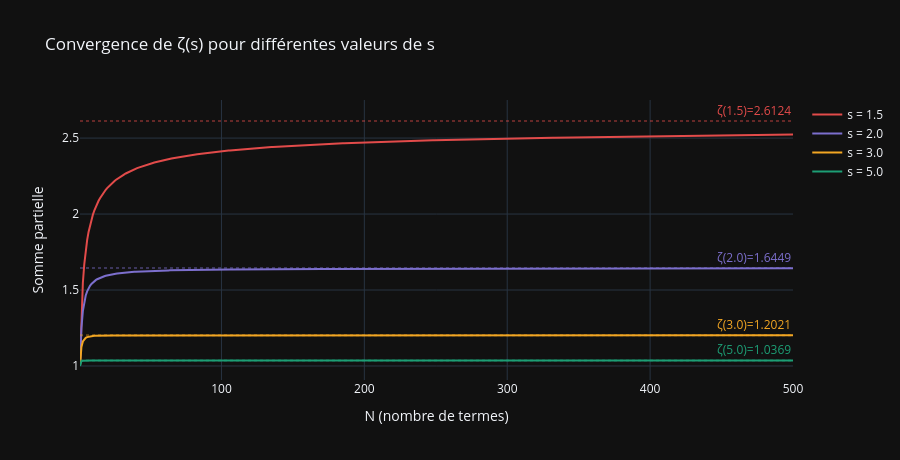

The notebook cell saved with this chart:
### Markdown cell above
## Généralisation : ζ(s) pour tout s réel > 1

$$\zeta(s) = \sum_{n=1}^{\infty} \frac{1}{n^s}$$

On generalise : au lieu de fixer $s=2$, on passe $s$ en paramètre.  
Plus $s$ est grand, plus les termes $1/n^s$ décroissent vite → convergence rapide.  
Plus $s$ est proche de 1, plus la convergence est lente.

### Code cell
def zeta_partial_sum(s, N):
    """Somme partielle de ζ(s) = Σ 1/n^s pour n de 1 à N."""
    n = np.arange(1, N + 1, dtype=float)
    return np.cumsum(1.0 / n**s)  # cumsum : on garde l'historique terme par terme

# Test sur quelques valeurs
N_MAX = 500
ns    = np.arange(1, N_MAX + 1)

s_values = [1.5, 2.0, 3.0, 5.0]
colors   = [COLOR_DANGER, COLOR_MAIN, COLOR_ACCENT, "#1D9E75"]

fig = go.Figure()

for s, color in zip(s_values, colors):
    cumsum = zeta_partial_sum(s, N_MAX)
    exact  = float(scipy_zeta(s))

    fig.add_trace(go.Scatter(
        x=ns, y=cumsum,
        name=f"s = {s}",
        line=dict(color=color, width=2),
        hovertemplate=f"N=%{{x}}<br>ζ({s})≈%{{y:.5f}}<extra></extra>"
    ))
    fig.add_hline(y=exact, line_dash="dot", line_color=color, opacity=0.4,
                  annotation_text=f"ζ({s})={exact:.4f}",
                  annotation_font_color=color)

fig.update_layout(
    template=TEMPLATE,
    title="Convergence de ζ(s) pour différentes valeurs de s",
    xaxis_title="N (nombre de termes)",
    yaxis_title="Somme partielle",
    height=460,
    hovermode="x unified"
)
fig.show()

### Figure 1 — Plotly figure (JSON) as saved in the notebook; plotly's stock layout.template omitted (floating-point values rounded to 4 significant figures; data arrays with more than 128 entries replaced by an {"elided": "..."} marker saying what was removed)
{"data": [{"hovertemplate": "N=%{x}<br>ζ(1.5)≈%{y:.5f}<extra></extra>", "line": {"color": "#E24B4A", "width": 2}, "name": "s = 1.5", "type": "scatter", "x": {"elided": "500 int values"}, "y": {"elided": "500 float values"}}, {"hovertemplate": "N=%{x}<br>ζ(2.0)≈%{y:.5f}<extra></extra>", "line": {"color": "#7C6FCD", "width": 2}, "name": "s = 2.0", "type": "scatter", "x": {"elided": "500 int values"}, "y": {"elided": "500 float values"}}, {"hovertemplate": "N=%{x}<br>ζ(3.0)≈%{y:.5f}<extra></extra>", "line": {"color": "#F2A623", "width": 2}, "name": "s = 3.0", "type": "scatter", "x": {"elided": "500 int values"}, "y": {"elided": "500 float values"}}, {"hovertemplate": "N=%{x}<br>ζ(5.0)≈%{y:.5f}<extra></extra>", "line": {"color": "#1D9E75", "width": 2}, "name": "s = 5.0", "type": "scatter", "x": {"elided": "500 int values"}, "y": {"elided": "500 float values"}}], "layout": {"annotations": [{"font": {"color": "#E24B4A"}, "showarrow": false, "text": "ζ(1.5)=2.6124", "x": 1, "xanchor": "right", "xref": "x domain", "y": 2.612, "yanchor": "bottom", "yref": "y"}, {"font": {"color": "#7C6FCD"}, "showarrow": false, "text": "ζ(2.0)=1.6449", "x": 1, "xanchor": "right", "xref": "x domain", "y": 1.645, "yanchor": "bottom", "yref": "y"}, {"font": {"color": "#F2A623"}, "showarrow": false, "text": "ζ(3.0)=1.2021", "x": 1, "xanchor": "right", "xref": "x domain", "y": 1.202, "yanchor": "bottom", "yref": "y"}, {"font": {"color": "#1D9E75"}, "showarrow": false, "text": "ζ(5.0)=1.0369", "x": 1, "xanchor": "right", "xref": "x domain", "y": 1.037, "yanchor": "bottom", "yref": "y"}], "height": 460, "hovermode": "x unified", "shapes": [{"line": {"color": "#E24B4A", "dash": "dot"}, "opacity": 0.4, "type": "line", "x0": 0, "x1": 1, "xref": "x domain", "y0": 2.612, "y1": 2.612, "yref": "y"}, {"line": {"color": "#7C6FCD", "dash": "dot"}, "opacity": 0.4, "type": "line", "x0": 0, "x1": 1, "xref": "x domain", "y0": 1.645, "y1": 1.645, "yref": "y"}, {"line": {"color": "#F2A623", "dash": "dot"}, "opacity": 0.4, "type": "line", "x0": 0, "x1": 1, "xref": "x domain", "y0": 1.202, "y1": 1.202, "yref": "y"}, {"line": {"color": "#1D9E75", "dash": "dot"}, "opacity": 0.4, "type": "line", "x0": 0, "x1": 1, "xref": "x domain", "y0": 1.037, "y1": 1.037, "yref": "y"}], "title": {"text": "Convergence de ζ(s) pour différentes valeurs de s"}, "xaxis": {"title": {"text": "N (nombre de termes)"}}, "yaxis": {"title": {"text": "Somme partielle"}}}}
